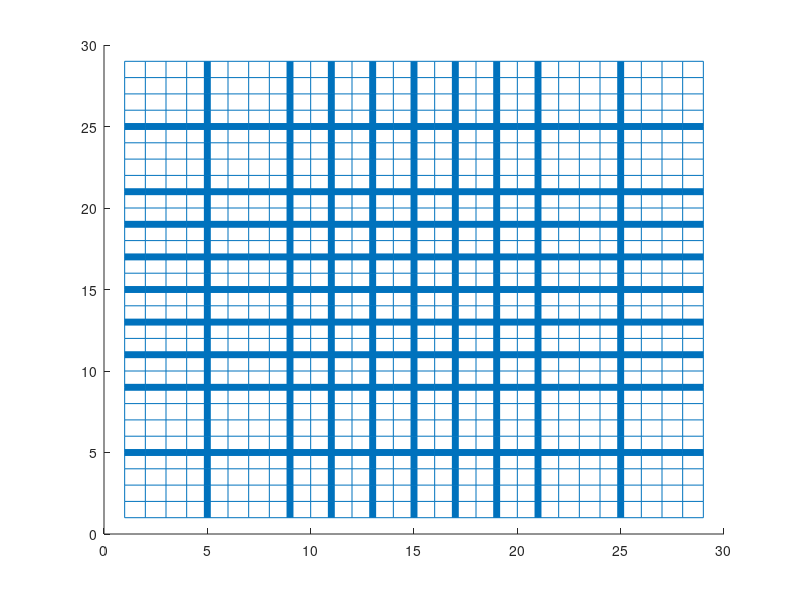

The MATLAB source for this figure:
% makes grid figure

x = 1:29;
to_y = ones(29,1);
figure;
for i = 1:29
    y = to_y*i;
    line(x,y);
    line(y,x);
end


line(x,5*to_y,'LineWidth', 5.0);
line(x,9*to_y,'LineWidth', 5.0);
line(x,11*to_y,'LineWidth', 5.0);
line(x,13*to_y,'LineWidth', 5.0);
line(x,15*to_y,'LineWidth', 5.0);
line(x,17*to_y,'LineWidth', 5.0);
line(x,19*to_y,'LineWidth', 5.0);
line(x,21*to_y,'LineWidth', 5.0);
line(x,25*to_y,'LineWidth', 5.0);
line(5*to_y,x,'LineWidth', 5.0);
line(9*to_y,x,'LineWidth', 5.0);
line(11*to_y,x,'LineWidth', 5.0);
line(13*to_y,x,'LineWidth', 5.0);
line(15*to_y,x,'LineWidth', 5.0);
line(17*to_y,x,'LineWidth', 5.0);
line(19*to_y,x,'LineWidth', 5.0);
line(21*to_y,x,'LineWidth', 5.0);
line(25*to_y,x,'LineWidth', 5.0);